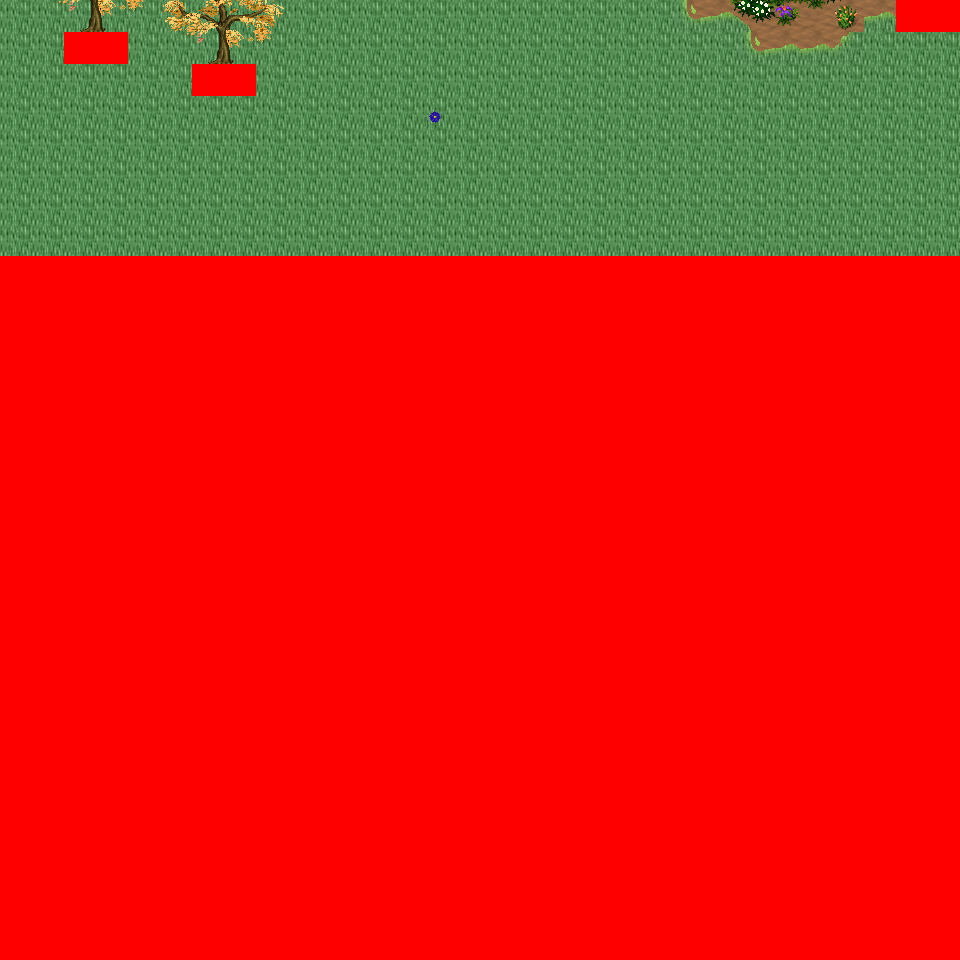

Below is a game level as drawn by its tile map, then a one-line description and the .tmx that defines it (tile-layer data replaced by summaries):
An orthogonal 30x30 tile map with 32x32 px tiles, 6 tile layers (Ground, Object, Object2, Above, ...), 43 tilesets and 3 objects (3x mapchange).

<map version="1.0" orientation="orthogonal" renderorder="right-down" width="30" height="30" tilewidth="32" tileheight="32" nextobjectid="4">
  <tileset firstgid="1" name="tileset_logic_collision" tilewidth="32" tileheight="32" tilecount="1" columns="1">
    <image source="../drawable/tileset_logic_collision.png" width="32" height="32" />
  </tileset>
  <tileset firstgid="2" name="tileset_ground_ridge_earth_pale" tilewidth="32" tileheight="32" tilecount="96" columns="12">
    <image source="../drawable/tileset_ground_ridge_earth_pale.png" width="384" height="256" />
  </tileset>
  <tileset firstgid="98" name="tileset_ground_ridge_earth_dark" tilewidth="32" tileheight="32" tilecount="96" columns="12">
    <image source="../drawable/tileset_ground_ridge_earth_dark.png" width="384" height="256" />
  </tileset>
  <tileset firstgid="194" name="tileset_ground_ground" tilewidth="32" tileheight="32" tilecount="33" columns="3">
    <image source="../drawable/tileset_ground_ground.png" width="96" height="352" />
  </tileset>
  <tileset firstgid="227" name="tileset_building_castle" tilewidth="32" tileheight="32" tilecount="320" columns="20">
    <image source="../drawable/tileset_building_castle.png" width="640" height="512" />
  </tileset>
  <tileset firstgid="547" name="tileset_item_pot_barrels_1" tilewidth="32" tileheight="32" tilecount="8" columns="4">
    <image source="../drawable/tileset_item_pot_barrels_1.png" width="128" height="64" />
  </tileset>
  <tileset firstgid="555" name="tileset_item_weapon_cannon" tilewidth="32" tileheight="32" tilecount="12" columns="3">
    <image source="../drawable/tileset_item_weapon_cannon.png" width="96" height="128" />
  </tileset>
  <tileset firstgid="567" name="tileset_building_door_closed" tilewidth="32" tileheight="32" tilecount="1" columns="1">
    <image source="../drawable/tileset_building_door_closed.png" width="32" height="32" />
  </tileset>
  <tileset firstgid="568" name="tileset_building_door_door" tilewidth="32" tileheight="32" tilecount="6" columns="3">
    <image source="../drawable/tileset_building_door_door.png" width="96" height="64" />
  </tileset>
  <tileset firstgid="574" name="tileset_building_window_window_centered" tilewidth="32" tileheight="32" tilecount="1" columns="1">
    <image source="../drawable/tileset_building_window_window_centered.png" width="32" height="32" />
  </tileset>
  <tileset firstgid="575" name="tileset_building_decoration_chimney_big" tilewidth="32" tileheight="32" tilecount="2" columns="1">
    <image source="../drawable/tileset_building_decoration_chimney_big.png" width="32" height="64" />
  </tileset>
  <tileset firstgid="577" name="tileset_building_stairs_stairs_grey" tilewidth="32" tileheight="32" tilecount="6" columns="3">
    <image source="../drawable/tileset_building_stairs_stairs_grey.png" width="96" height="64" />
  </tileset>
  <tileset firstgid="583" name="tileset_building_witch_hut" tilewidth="32" tileheight="32" tilecount="80" columns="5">
    <image source="../drawable/tileset_building_witch_hut.png" width="160" height="512" />
  </tileset>
  <tileset firstgid="663" name="tileset_ground_grass_edges" tilewidth="32" tileheight="32" tilecount="36" columns="12">
    <image source="../drawable/tileset_ground_grass_edges.png" width="384" height="96" />
  </tileset>
  <tileset firstgid="699" name="tileset_ground_grass_corners" tilewidth="32" tileheight="32" tilecount="24" columns="6">
    <image source="../drawable/tileset_ground_grass_corners.png" width="192" height="128" />
  </tileset>
  <tileset firstgid="723" name="tileset_plant_tree_fall_trees" tilewidth="32" tileheight="32" tilecount="40" columns="8">
    <image source="../drawable/tileset_plant_tree_fall_trees.png" width="256" height="160" />
  </tileset>
  <tileset firstgid="763" name="tileset_plant_stump_stump_pale_purple" tilewidth="32" tileheight="32" tilecount="4" columns="2">
    <image source="../drawable/tileset_plant_stump_stump_pale_purple.png" width="64" height="64" />
  </tileset>
  <tileset firstgid="767" name="tileset_plant_stump_small_stump" tilewidth="32" tileheight="32" tilecount="4" columns="2">
    <image source="../drawable/tileset_plant_stump_small_stump.png" width="64" height="64" />
  </tileset>
  <tileset firstgid="771" name="tileset_furniture_light_small_lamp" tilewidth="32" tileheight="32" tilecount="4" columns="4">
    <image source="../drawable/tileset_furniture_light_small_lamp.png" width="128" height="32" />
  </tileset>
  <tileset firstgid="775" name="tileset_item_pot_barrel" tilewidth="32" tileheight="32" tilecount="2" columns="1">
    <image source="../drawable/tileset_item_pot_barrel.png" width="32" height="64" />
  </tileset>
  <tileset firstgid="777" name="tileset_plant_tree_locust_tree" tilewidth="32" tileheight="32" tilecount="20" columns="4">
    <image source="../drawable/tileset_plant_tree_locust_tree.png" width="128" height="160" />
  </tileset>
  <tileset firstgid="797" name="tileset_plant_leaves" tilewidth="32" tileheight="32" tilecount="8" columns="4">
    <image source="../drawable/tileset_plant_leaves.png" width="128" height="64" />
  </tileset>
  <tileset firstgid="805" name="tileset_plant_flower_daisy_blue" tilewidth="32" tileheight="32" tilecount="8" columns="2">
    <image source="../drawable/tileset_plant_flower_daisy_blue.png" width="64" height="128" />
  </tileset>
  <tileset firstgid="813" name="tileset_plant_flower_daisy_yellow" tilewidth="32" tileheight="32" tilecount="8" columns="2">
    <image source="../drawable/tileset_plant_flower_daisy_yellow.png" width="64" height="128" />
  </tileset>
  <tileset firstgid="821" name="tileset_plant_flower_small_flower_bed_2" tilewidth="32" tileheight="32" tilecount="12" columns="3">
    <image source="../drawable/tileset_plant_flower_small_flower_bed_2.png" width="96" height="128" />
  </tileset>
  <tileset firstgid="833" name="tileset_plant_flower_small_flower_bed" tilewidth="32" tileheight="32" tilecount="12" columns="3">
    <image source="../drawable/tileset_plant_flower_small_flower_bed.png" width="96" height="128" />
  </tileset>
  <tileset firstgid="845" name="tileset_plant_flower_flower_bed_1" tilewidth="32" tileheight="32" tilecount="35" columns="7">
    <image source="../drawable/tileset_plant_flower_flower_bed_1.png" width="224" height="160" />
  </tileset>
  <tileset firstgid="880" name="tileset_plant_flower_hothouse_flowers" tilewidth="32" tileheight="32" tilecount="72" columns="6">
    <image source="../drawable/tileset_plant_flower_hothouse_flowers.png" width="192" height="384" />
  </tileset>
  <tileset firstgid="952" name="tileset_furniture_light_lamp_blue" tilewidth="32" tileheight="32" tilecount="3" columns="1">
    <image source="../drawable/tileset_furniture_light_lamp_blue.png" width="32" height="96" />
  </tileset>
  <tileset firstgid="955" name="tileset_building_decoration_chimney" tilewidth="32" tileheight="32" tilecount="2" columns="1">
    <image source="../drawable/tileset_building_decoration_chimney.png" width="32" height="64" />
  </tileset>
  <tileset firstgid="957" name="tileset_building_decoration_cauldron_sign" tilewidth="32" tileheight="32" tilecount="1" columns="1">
    <image source="../drawable/tileset_building_decoration_cauldron_sign.png" width="32" height="32" />
  </tileset>
  <tileset firstgid="958" name="tileset_building_decoration_magician_banner" tilewidth="32" tileheight="32" tilecount="3" columns="3">
    <image source="../drawable/tileset_building_decoration_magician_banner.png" width="96" height="32" />
  </tileset>
  <tileset firstgid="961" name="tileset_ground_ground_3" tilewidth="32" tileheight="32" tilecount="5" columns="5">
    <image source="../drawable/tileset_ground_ground_3.png" width="160" height="32" />
  </tileset>
  <tileset firstgid="966" name="tileset_building_cottage" tilewidth="32" tileheight="32" tilecount="256" columns="16">
    <image source="../drawable/tileset_building_cottage.png" width="512" height="512" />
  </tileset>
  <tileset firstgid="1222" name="tileset_building_roof_thatched_roof" tilewidth="32" tileheight="32" tilecount="256" columns="16">
    <image source="../drawable/tileset_building_roof_thatched_roof.png" width="512" height="512" />
  </tileset>
  <tileset firstgid="1478" name="tileset_building_door_doors" tilewidth="32" tileheight="32" tilecount="256" columns="16">
    <image source="../drawable/tileset_building_door_doors.png" width="512" height="512" />
  </tileset>
  <tileset firstgid="1734" name="tileset_building_window_windows" tilewidth="32" tileheight="32" tilecount="256" columns="16">
    <image source="../drawable/tileset_building_window_windows.png" width="512" height="512" />
  </tileset>
  <tileset firstgid="1990" name="tileset_plant_bush_leafy" tilewidth="32" tileheight="32" tilecount="48" columns="8">
    <image source="../drawable/tileset_plant_bush_leafy.png" width="256" height="192" />
  </tileset>
  <tileset firstgid="2038" name="tileset_plant_bush_flowering" tilewidth="32" tileheight="32" tilecount="72" columns="8">
    <image source="../drawable/tileset_plant_bush_flowering.png" width="256" height="288" />
  </tileset>
  <tileset firstgid="2110" name="tileset_object_stone_well" tilewidth="32" tileheight="32" tilecount="6" columns="2">
    <image source="../drawable/tileset_object_stone_well.png" width="64" height="96" />
  </tileset>
  <tileset firstgid="2116" name="tileset_item_pot_cauldron" tilewidth="32" tileheight="32" tilecount="48" columns="8">
    <image source="../drawable/tileset_item_pot_cauldron.png" width="256" height="192" />
  </tileset>
  <tileset firstgid="2164" name="tileset_item_campfires" tilewidth="32" tileheight="32" tilecount="2" columns="2">
    <image source="../drawable/tileset_item_campfires.png" width="64" height="32" />
  </tileset>
  <tileset firstgid="2166" name="tileset_item_firewood" tilewidth="32" tileheight="32" tilecount="12" columns="3">
    <image source="../drawable/tileset_item_firewood.png" width="96" height="128" />
  </tileset>
  <layer name="Ground" width="30" height="30">
    <data>[900 cells, 240 non-empty, 2 distinct tile ids]</data>
  </layer>
  <layer name="Object" width="30" height="30">
    <data>[900 cells, 16 non-empty, 8 distinct tile ids]</data>
  </layer>
  <layer name="Object2" width="30" height="30">
    <data>[900 cells, 15 non-empty, 11 distinct tile ids]</data>
  </layer>
  <layer name="Above" width="30" height="30">
    <data>[900 cells, 12 non-empty, 8 distinct tile ids]</data>
  </layer>
  <layer name="Above2" width="30" height="30">
    <data>[900 cells, 0 non-empty, 0 distinct tile ids]</data>
  </layer>
  <layer name="Walkable" width="30" height="30">
    <data>[900 cells, 666 non-empty, 1 distinct tile ids]</data>
  </layer>
  <objectgroup name="MapEvents">
    <object id="1" name="north" type="mapchange" x="0" y="0" width="896" height="32">
      <properties>
        <property name="map" value="0_ados_mountain_n2_w2_x0_y3" />
        <property name="place" value="south" />
      </properties>
    </object>
    <object id="2" name="west" type="mapchange" x="0" y="0" width="32" height="256">
      <properties>
        <property name="map" value="0_deniran_forest_n2_w_x0_y4" />
        <property name="place" value="east" />
      </properties>
    </object>
    <object id="3" name="east" type="mapchange" x="928" y="32" width="32" height="224">
      <properties>
        <property name="map" value="0_ados_mountain_n2_w2_x1_y4" />
        <property name="place" value="west" />
      </properties>
    </object>
  </objectgroup>
</map>
